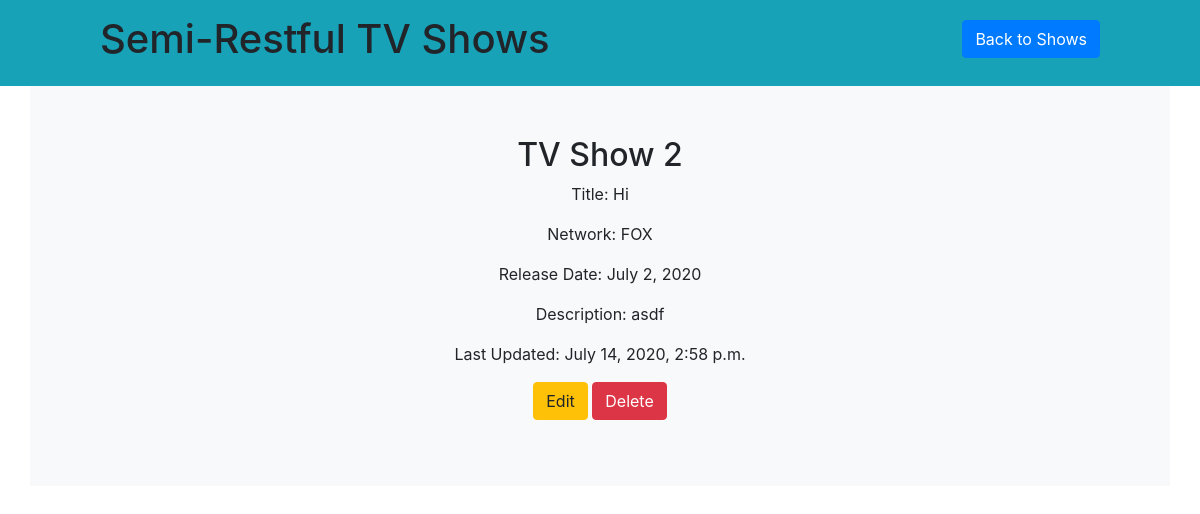
The page /shows/2/ on the database as committed earlier.
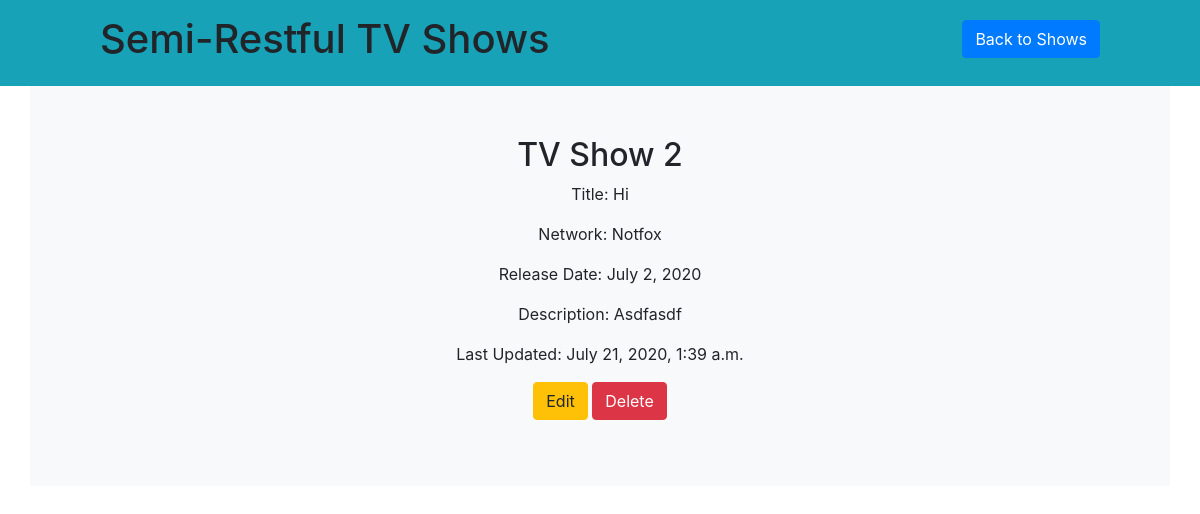
The same page on the database as committed later.
### app/models.py (models this page shows)
class Show(models.Model):
    title = models.CharField(max_length=255)
    network = models.CharField(max_length=255)
    release_date = models.DateField()
    description = models.TextField(null=True)
    created_at = models.DateTimeField(auto_now_add=True)
    updated_at = models.DateTimeField(auto_now=True)
    objects = ShowManager()

### app/views.py (the view)
# urls.py: path('shows/<int:show_id>/', views.view_show, name='view_show'),
def view_show(request, show_id):
    try:
        context = {
            'show': Show.objects.get(id=show_id)
        }
    except Show.DoesNotExist:
        raise Http404('Show does not exist')
    return render(request, 'view_show.html', context)

### app/templates/view_show.html (shortened to what this page needs)
<!DOCTYPE html>
<html lang="en">
<head>
  {% load static %}
  <link rel="stylesheet" href="{% static 'css/normalize.css' %}">
  <link rel="stylesheet" href="{% static 'css/style.css' %}">
  <link rel="stylesheet"
    href="https://stackpath.bootstrapcdn.com/bootstrap/4.5.0/css/bootstrap.min.css"
>
</head>
<body>
  <header class="bg-info">
    <h1>
      Semi-Restful TV Shows
      <a class="btn btn-primary" href="/">Back to Shows</a>
    </h1>
  </header>
  <main class="container bg-light text-center">
    <h2>TV Show {{ show.id }}</h2>
    <p>Title: {{ show.title }}</p>
    <p>Network: {{ show.network }}</p>
    <p>Release Date: {{ show.release_date }}</p>
    <p>Description: {{ show.description }}</p>
    <p>Last Updated: {{ show.updated_at }}</p>
    <p>
      <a href="{% url 'app:edit_show' show_id=show.id %}"
        class="btn btn-warning">Edit</a>
      <a href="{% url 'app:destroy_show' show_id=show.id %}"
        class="btn btn-danger">Delete</a>
    </p>
  </main>
</body>
</html>

Rows that differ between the two databases and show on the page:
changed Show "Hi": network "FOX" → "Notfox"; description "asdf" → "Asdfasdf"; updated_at "July 14, 2020, 2:58 p.m." → "July 21, 2020, 1:39 a.m."
